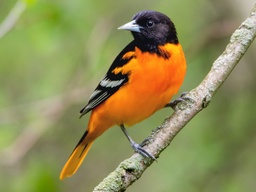
#> input picture oriole.jpg, 256 x 192 px, shrunk from 1280 x 960 before the run
$ python __main__.py
#> lines starting #> are read from the running program, lines starting #| are printed output that depends on the picture; after the words box and inside, x2 and y2 are one past the last pixel; in counts of white or black regions, pixels touching at a corner belong together
### ColorQuantization.py
import cv2
import os
import matplotlib.pyplot as plt
import numpy as np
import pandas as pd
from sklearn.cluster import MiniBatchKMeans


# KMeans clustering (MiniBatch)
def kmeansClustering(imgPath, nClusters=10):
#> called with imgPath = 'oriole.jpg', nClusters = 10
    if not os.path.exists(imgPath):
        raise FileNotFoundError(f"Image at path '{imgPath}' not found.")

    # Read in our image
    im = cv2.imread(imgPath)[:, :, ::-1]

    # Turn the image into an array
    imArray = np.array(im)

    # Make the array 2-dimensional so it can be turned into a DataFrame
    rows, cols, _ = imArray.shape
#> rows = 192; cols = 256
    imArray2D = imArray.reshape((rows * cols, 3))
    df = pd.DataFrame(imArray2D, columns=["R", "G", "B"])
#> df = table of 49152 rows and 3 columns

    # -----------------INFO-----------------
    # All 3 columns are uint8
    # print(df.dtypes)
    # Takes up 9579615 bytes to store this DataFrame
    # print(df.memory_usage(index=True, deep=True).sum())
    # We also can confirm our reshaping didn't mess up the data. The original image was 2159x1479x3 so we'd expect after reshaping to have a 3,193,161x3 DataFrame which is indeed the case
    # print(df.shape)

    # Clustering
    kmeans = MiniBatchKMeans(n_clusters=nClusters, n_init=40)
    kmeans.fit(df)

    # Note, the centers are most likely not integers, so we'll need to approximate them
    centers = np.round(kmeans.cluster_centers_).astype(np.uint8)
    labels = kmeans.labels_
    compressed_img_array = centers[labels]

    # Change the shape back to normal (Uses rows and column values from initial import)
    compressed_img = compressed_img_array.reshape((rows, cols, 3))

    return im, compressed_img

# For viewing the images next to each other
def side_by_side(original, compressed):
    fig, ax = plt.subplots(1, 2, figsize=(12, 6))
    ax[0].imshow(original)
    ax[0].set_title("Original Image")
    ax[0].axis("off")
    ax[1].imshow(compressed)
    ax[1].set_title("Compressed Image")
    ax[1].axis("off")
    plt.tight_layout()
    plt.show()

### edges.py
import cv2
import numpy as np
from scipy.stats import mode

def get_quantized_edges(label_img):
    H, W = label_img.shape
    edges = np.zeros((H, W), dtype=np.uint8)

    for dy, dx in [(-1, 0), (1, 0), (0, -1), (0, 1)]:
        shifted = np.roll(label_img, shift=(dy, dx), axis=(0, 1))
        edges |= (shifted != label_img).astype(np.uint8)

    return edges * 255  # make it binary image

def remove_small_regions(label_img, min_size=30):
    cleaned = label_img.copy()
    unique_labels = np.unique(label_img)

    for color in unique_labels:
        mask = (label_img == color).astype(np.uint8)
        num_labels, labels, stats, _ = cv2.connectedComponentsWithStats(mask, connectivity=4)

        for i in range(1, num_labels):  # Skip background
            area = stats[i, cv2.CC_STAT_AREA]
            if area < min_size:
                component_mask = (labels == i)

                # Find surrounding pixels (more robust)
                kernel = np.ones((5, 5), np.uint8)
                dilated = cv2.dilate(component_mask.astype(np.uint8), kernel)
                border = dilated & (~component_mask)

                surrounding_labels = label_img[border.astype(bool)]
                if surrounding_labels.size == 0:
                    continue  # skip isolated pixels with no valid border

                m = mode(surrounding_labels, axis=None, keepdims=True)
                if m.count.size == 0 or m.count[0] == 0:
                    continue  # no mode found
                new_color = m.mode[0]
                cleaned[component_mask] = new_color

    return cleaned

### __main__.py
from ColorQuantization import *
from edges import *

def rgb_to_label_map(img, palette):
    """Convert RGB image to label map using palette index."""
    H, W, _ = img.shape
    label_map = np.zeros((H, W), dtype=np.uint8)
    for i, color in enumerate(palette):
        mask = np.all(img == color, axis=2)
        label_map[mask] = i
    return label_map

def apply_edges_to_image(img, edge_mask):
    """Draw black edges over the image."""
    img_with_edges = img.copy()
    img_with_edges[edge_mask == 255] = [0, 0, 0]
    return img_with_edges

images = ["oriole.jpg", "bird.jpg"]
for img_path in images:
    print(f"Processing: {img_path}")
    original, quantized = kmeansClustering(img_path, nClusters=10)
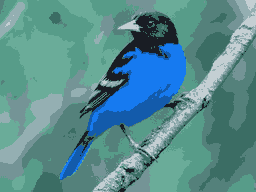
#> quantized: shape (192, 256, 3); mean of channels 0, 1, 2 142.7, 139.7, 87; drawn as B, G, R

    # Re-extract palette and label map
    rows, cols, _ = quantized.shape
#> rows = 192; cols = 256
    flat_img = quantized.reshape((-1, 3))
    unique_colors, inverse = np.unique(flat_img, axis=0, return_inverse=True)
#> unique_colors = [[36, 29, 25], [100, 109, 59], [123, 129, 84], [137, 156, 87], [150, 148, 116], [153, 172, 106], [171, 91, 19], [178, 175, 148], [211, 207, 196], [240, 122, 22]]
    label_map = inverse.reshape((rows, cols))
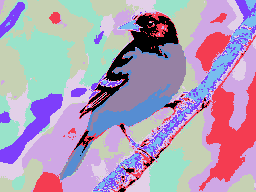
#> label_map: shape (192, 256) int64; 10 distinct labels, from 0 to 9; one colour per label, 0 black

    # Clean up noisy regions
    clean_labels = remove_small_regions(label_map, min_size=30)
#> in remove_small_regions, `unique_labels = np.unique(label_img)`: unique_labels = [0, 1, 2, 3, 4, 5, 6, 7, 8, 9]
#> the loop in remove_small_regions, `for color in unique_labels:` made 10 passes
#> num_labels on passes 1 to 10: 94, 360, 490, 133, 392, 85, 62, 304, 86, 10
#> pass 1, in remove_small_regions, `num_labels, labels, stats, _ = cv2.connectedComponentsWithStats(mask, ..`:
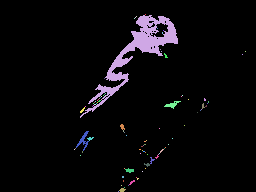
#> labels: shape (192, 256) int32; 94 distinct labels, from 0 to 93; one colour per label, 0 black
#> after the loop in remove_small_regions, `for color in unique_labels:`:
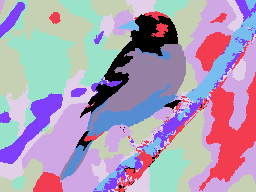
#> cleaned: shape (192, 256) int64; 10 distinct labels, from 0 to 9; one colour per label, 0 black
#> after the loop in remove_small_regions, `for color in unique_labels:`:
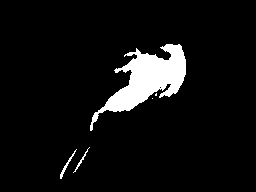
#> mask: shape (192, 256); values 0 (black) and 1 (white), 6.5% white; 5 white regions (2 under 20 px), largest, box (x1, y1, x2, y2) and area: (90, 44, 186, 131) 3074, (60, 149, 77, 179) 72, (73, 147, 90, 173) 49

    # Generate edge mask from cleaned labels
    edge_mask = get_quantized_edges(clean_labels)
#> after the loop in get_quantized_edges, `for dy, dx in [(-1, 0), (1, 0), (0, -1), (0, 1)]:`:
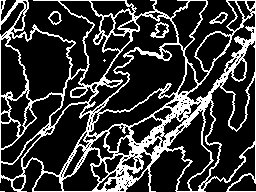
#> edges: shape (192, 256); values 0 (black) and 1 (white), 21.9% white in thin lines or dots
#> in get_quantized_edges, `return edges * 255`: returned value: shape (192, 256); 21.9% white in thin lines or dots

    # Replace label map with cleaned palette
    clean_rgb = unique_colors[clean_labels]

    # Reshape back to image
    clean_rgb_img = clean_rgb.reshape((rows, cols, 3))

    # Apply black edges
    outlined_img = apply_edges_to_image(clean_rgb_img, edge_mask)
#> in apply_edges_to_image, `img_with_edges[edge_mask == 255] = [0, 0, 0]`:
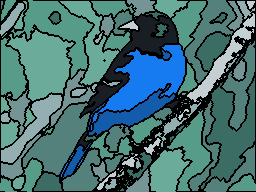
#> img_with_edges: shape (192, 256, 3); mean of channels 0, 1, 2 111.7, 109.2, 67.1; drawn as B, G, R

    # Display side-by-side
    side_by_side(original, outlined_img)
#> pass 2 of the loop `for img_path in images:`:
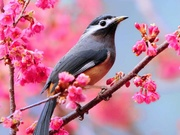
#> input picture bird.jpg, 180 x 135 px, shrunk from 900 x 675 before the run
#> im: shape (135, 180, 3)
#> df = table of 24300 rows and 3 columns
#> centers = [[249, 126, 174], [143, 50, 51], [171, 186, 216], [82, 74, 89], [231, 88, 129], [152, 125, 140], [221, 145, 157], [53, 20, 25], [226, 182, 208], [211, 39, 84]]
#> unique_colors = [[53, 20, 25], [82, 74, 89], [143, 50, 51], [152, 125, 140], [171, 186, 216], [211, 39, 84], [221, 145, 157], [226, 182, 208], [231, 88, 129], [249, 126, 174]]
#> label_map: shape (135, 180) int64
#> the loop in remove_small_regions (call 2), `for color in unique_labels:` made 10 passes
#> num_labels on passes 1 to 8: 71, 135, 219, 308, 63, 172, 313, 212
#> after the loop in remove_small_regions (call 2), `for color in unique_labels:`:
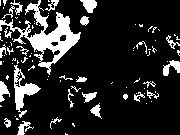
#> mask: shape (135, 180); values 0 (black) and 1 (white), 15.7% white; 92 white regions (65 under 20 px), largest, box (x1, y1, x2, y2) and area: (0, 0, 81, 75) 1622, (14, 65, 41, 118) 480, (163, 60, 180, 76) 146
#> clean_rgb: shape (135, 180, 3)
#> in apply_edges_to_image (call 2), `img_with_edges[edge_mask == 255] = [0, 0, 0]`:
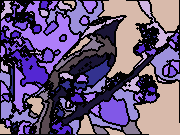
#> img_with_edges: shape (135, 180, 3); mean of channels 0, 1, 2 123.2, 86.1, 104.5; drawn as B, G, R

    # Optional: save output
    # out_path = os.path.splitext(img_path)[0] + "_color_by_number.png"
    # cv2.imwrite(out_path, outlined_img[:, :, ::-1])  # Convert RGB to BGR for OpenCV
    # print(f"Saved: {out_path}")
